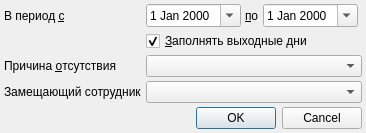
<?xml version="1.0" encoding="UTF-8"?>
<ui version="4.0">
 <class>AbsenceDialog</class>
 <widget class="QDialog" name="AbsenceDialog">
  <property name="geometry">
   <rect>
    <x>0</x>
    <y>0</y>
    <width>324</width>
    <height>128</height>
   </rect>
  </property>
  <property name="windowTitle">
   <string>Причина отсутствия</string>
  </property>
  <layout class="QGridLayout" name="gridLayout">
   <property name="leftMargin">
    <number>4</number>
   </property>
   <property name="topMargin">
    <number>4</number>
   </property>
   <property name="rightMargin">
    <number>4</number>
   </property>
   <property name="bottomMargin">
    <number>4</number>
   </property>
   <property name="spacing">
    <number>4</number>
   </property>
   <item row="1" column="2" colspan="4">
    <widget class="QCheckBox" name="chkFillRedDays">
     <property name="text">
      <string>&amp;Заполнять выходные дни</string>
     </property>
     <property name="checked">
      <bool>true</bool>
     </property>
    </widget>
   </item>
   <item row="5" column="0" colspan="6">
    <widget class="QDialogButtonBox" name="buttonBox">
     <property name="orientation">
      <enum>Qt::Horizontal</enum>
     </property>
     <property name="standardButtons">
      <set>QDialogButtonBox::Cancel|QDialogButtonBox::Ok</set>
     </property>
    </widget>
   </item>
   <item row="0" column="4">
    <widget class="CDateEdit" name="edtEndDate">
     <property name="sizePolicy">
      <sizepolicy hsizetype="Maximum" vsizetype="Fixed">
       <horstretch>0</horstretch>
       <verstretch>0</verstretch>
      </sizepolicy>
     </property>
     <property name="calendarPopup">
      <bool>true</bool>
     </property>
    </widget>
   </item>
   <item row="0" column="5">
    <spacer name="horizontalSpacer">
     <property name="orientation">
      <enum>Qt::Horizontal</enum>
     </property>
     <property name="sizeHint" stdset="0">
      <size>
       <width>40</width>
       <height>20</height>
      </size>
     </property>
    </spacer>
   </item>
   <item row="0" column="0">
    <widget class="QLabel" name="lblBegDate">
     <property name="text">
      <string>В период &amp;с</string>
     </property>
     <property name="buddy">
      <cstring>edtBegDate</cstring>
     </property>
    </widget>
   </item>
   <item row="2" column="2" colspan="4">
    <widget class="CRBComboBox" name="cmbReasonOfAbsence">
     <property name="sizePolicy">
      <sizepolicy hsizetype="Expanding" vsizetype="Fixed">
       <horstretch>0</horstretch>
       <verstretch>0</verstretch>
      </sizepolicy>
     </property>
    </widget>
   </item>
   <item row="0" column="3">
    <widget class="QLabel" name="lblEndDate">
     <property name="text">
      <string>&amp;по</string>
     </property>
     <property name="buddy">
      <cstring>edtEndDate</cstring>
     </property>
    </widget>
   </item>
   <item row="4" column="1">
    <spacer name="verticalSpacer">
     <property name="orientation">
      <enum>Qt::Vertical</enum>
     </property>
     <property name="sizeHint" stdset="0">
      <size>
       <width>20</width>
       <height>40</height>
      </size>
     </property>
    </spacer>
   </item>
   <item row="2" column="0" colspan="2">
    <widget class="QLabel" name="lblReasonOfAbsence">
     <property name="text">
      <string>Причина &amp;отсутствия</string>
     </property>
     <property name="buddy">
      <cstring>cmbReasonOfAbsence</cstring>
     </property>
    </widget>
   </item>
   <item row="0" column="2">
    <widget class="CDateEdit" name="edtBegDate">
     <property name="sizePolicy">
      <sizepolicy hsizetype="Maximum" vsizetype="Fixed">
       <horstretch>0</horstretch>
       <verstretch>0</verstretch>
      </sizepolicy>
     </property>
     <property name="calendarPopup">
      <bool>true</bool>
     </property>
    </widget>
   </item>
   <item row="3" column="0" colspan="2">
    <widget class="QLabel" name="lblSubstitutePerson">
     <property name="text">
      <string>Замещающий сотрудник</string>
     </property>
    </widget>
   </item>
   <item row="3" column="2" colspan="4">
    <widget class="CPersonComboBoxEx" name="cmbSubstitutePerson"/>
   </item>
  </layout>
 </widget>
 <customwidgets>
  <customwidget>
   <class>CRBComboBox</class>
   <extends>QComboBox</extends>
   <header>library/crbcombobox.h</header>
  </customwidget>
  <customwidget>
   <class>CDateEdit</class>
   <extends>QDateEdit</extends>
   <header>library/DateEdit.h</header>
  </customwidget>
  <customwidget>
   <class>CPersonComboBoxEx</class>
   <extends>QComboBox</extends>
   <header>Orgs/PersonComboBoxEx.h</header>
  </customwidget>
 </customwidgets>
 <tabstops>
  <tabstop>edtBegDate</tabstop>
  <tabstop>edtEndDate</tabstop>
  <tabstop>chkFillRedDays</tabstop>
  <tabstop>cmbReasonOfAbsence</tabstop>
 </tabstops>
 <resources/>
 <connections>
  <connection>
   <sender>buttonBox</sender>
   <signal>accepted()</signal>
   <receiver>AbsenceDialog</receiver>
   <slot>accept()</slot>
   <hints>
    <hint type="sourcelabel">
     <x>388</x>
     <y>258</y>
    </hint>
    <hint type="destinationlabel">
     <x>157</x>
     <y>224</y>
    </hint>
   </hints>
  </connection>
  <connection>
   <sender>buttonBox</sender>
   <signal>rejected()</signal>
   <receiver>AbsenceDialog</receiver>
   <slot>reject()</slot>
   <hints>
    <hint type="sourcelabel">
     <x>388</x>
     <y>258</y>
    </hint>
    <hint type="destinationlabel">
     <x>286</x>
     <y>224</y>
    </hint>
   </hints>
  </connection>
 </connections>
</ui>
